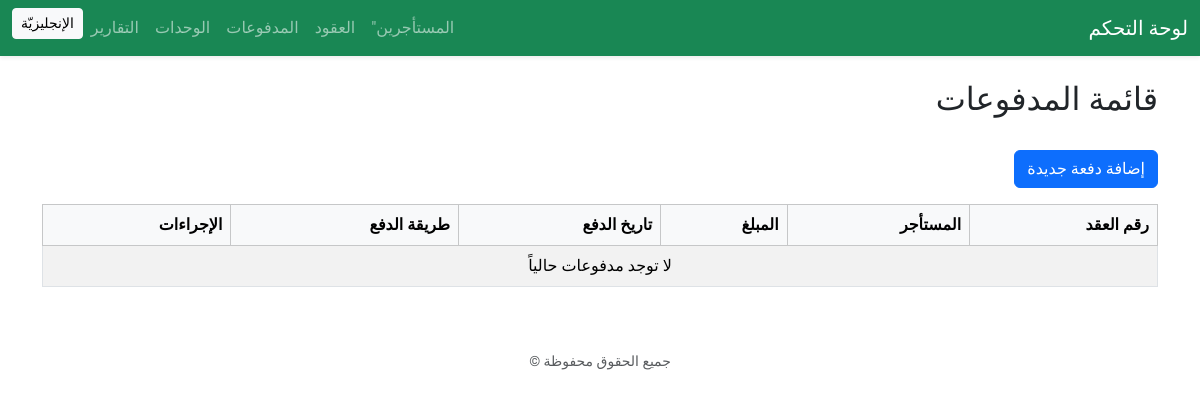
/payments/, run on an earlier commit of the app's database.
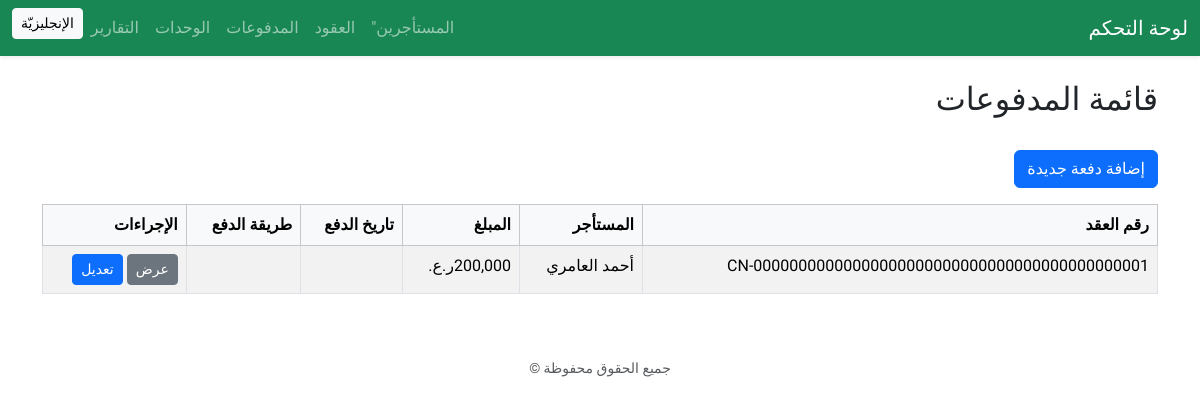
And on a later commit of the database.
### payments/models.py (models this page shows, shortened)
class Payment(models.Model):
  contract = models.ForeignKey(
    Contract,
    on_delete=models.CASCADE,
    verbose_name=_('العقد')
  )
  amount = models.DecimalField(
    max_digits=10,
    decimal_places=3,
    verbose_name=_('المبلغ (ر.ع)')
  )
  date = models.DateField(
    verbose_name=_('تاريخ الدفع')
  )
  method = models.CharField(
    max_length=2,
    choices=PaymentMethod.choices,
    verbose_name=_('طريقة الدفع')
  )
  receipt = models.FileField(
    upload_to='receipts/',
    blank=True,
    null=True,
    verbose_name=_('إيصال الدفع')
  )
  class Meta:
    verbose_name = _("دفعة")
    verbose_name_plural = _("الدفعات")

### contracts/models.py (models this page shows, shortened)
class Contract(models.Model):
  tenant = models.ForeignKey(
    Tenant,
    on_delete=models.CASCADE,
    verbose_name=_('المستأجر')
  )
  unit = models.ForeignKey(
    Unit,
    on_delete=models.CASCADE,
    verbose_name=_('الوحدة')
  )
  start_date = models.DateField(
    verbose_name=_('تاريخ البداية')
  )
  end_date = models.DateField(
    verbose_name=_('تاريخ النهاية')
  )
  rent_amount = models.DecimalField(
    max_digits=10,
    decimal_places=3,
    verbose_name=_('الإيجار الشهري (ر.ع)')
  )
  activity = models.CharField(
    max_length=255,
    verbose_name=_('النشاط التجاري'),
    blank=True,
    null=True,
  )
  created_at = models.DateTimeField(
    auto_now_add=True,
    verbose_name=_('تاريخ الإنشاء')
  )
  update_at = models.DateTimeField(
    auto_now=True,
    verbose_name=_('آخر تحديث')
  )
  class Meta:
    verbose_name = _("عقد إيجار")
    verbose_name_plural = _("عقود الإيجار")
    ordering = ['-start_date']
  @property
  def contract_number(self):
    return f"CN-{self.id:044d}"

### tenants/models.py (models this page shows, shortened)
class Tenant(models.Model):
  full_name = models.CharField(
    max_length=255,
    verbose_name=_("الاسم الكامل")
  )
  national_id = models.CharField(
    max_length=20,
    verbose_name=_("الرقم المدني / الهوية")
  )
  phone = models.CharField(
    max_length=20,
    verbose_name=_("رقم الهاتف")
  )
  email = models.EmailField(
    blank=True,
    null=True,
    max_length=255,
    verbose_name=_("البريد الالكتروني")
  )
  address = models.TextField(
    blank=True,
    null=True,
    verbose_name=_("العنوان")
  )
  photo_id = models.ImageField(
    upload_to='tenants_ids/',
    blank=True,
    null=True,
    verbose_name=_("صورة الهوية")
  )
  status = models.CharField(
    max_length=2,
    choices=TenantStatus.choices,
    default=TenantStatus.ACTIVE,
    verbose_name=_("الحالة")
  )
  class Meta:
    verbose_name = _("مستأجر")
    verbose_name_plural = _("المستأجرون")

### payments/views.py (the view)
# urls.py: path('', views.payment_list, name='list'),
def payment_list(request):
  payments = Payment.objects.all()
  return render(request, 'payments/payment_list.html', {'payments': payments})

### templates/payments/payment_list.html (shortened to what this page needs)
{% extends "base.html" %}
{% load i18n %}
{% block content %}
<div class="d-flex justify-content-between align-items-center mb-4">
  <h2>
    {% trans "قائمة المدفوعات" %}
  </h2>
</div>
<a href="{% url 'payments:add' %}" class="btn btn-primary mb-3">
  {% trans "إضافة دفعة جديدة" %}
</a>
<div class="table-responsive">
  <table class="table table-bordered table-striped">
    <thead class="table-light">
      <tr>
        <th>{% trans "رقم العقد" %}</th>
        <th>{% trans "المستأجر" %}</th>
        <th>{% trans "المبلغ" %}</th>
        <th>{% trans "تاريخ الدفع" %}</th>
        <th>{% trans "طريقة الدفع" %}</th>
        <th>{% trans "الإجراءات" %}</th>
      </tr>
    </thead>
    <tbody>
      {% for payment in payments %}
      <tr>
        <td>{{ payment.contract.contract_number }}</td>
        <td>{{ payment.contract.tenant.full_name }}</td>
        <td>{{ payment.amount }}{% trans "ر.ع." %}</td>
        <td>{{ payment.payment_date }}</td>
        <td>{{ payment.get_payment_method_display }}</td>
        <td>
          <a href="{% url 'payments:detail' payment.id %}" class="btn btn-secondary btn-sm">
            {% trans "عرض" %}
          </a>
          <a href="{% url 'payments:edit' payment.id %}" class="btn btn-primary btn-sm">
            {% trans "تعديل" %}
          </a>
        </td>
      </tr>
      {% empty %}
      <tr>
        <td colspan="6" class="text-center">{% trans "لا توجد مدفوعات حالياً" %}</td>
      </tr>
      {% endfor %}
    </tbody>
  </table>
</div>
{% endblock %}

What changed in the data, as far as the page shows it:
added Payment: contract.contract_number "CN-00000000000000000000000000000000000000000001", contract.tenant.full_name "أحمد العامري", amount "200,000"
Also different on the page:
text no longer shown: "لا توجد مدفوعات حالياً"
